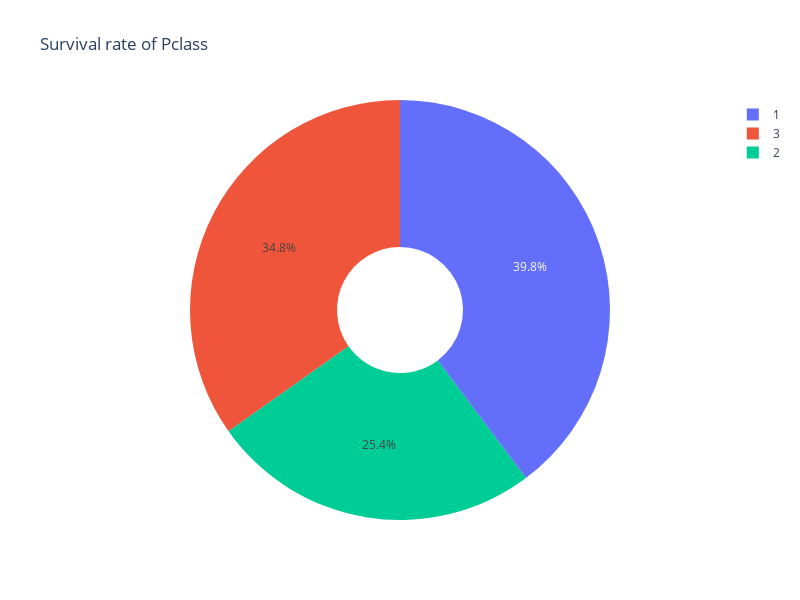

The code cell stored with this chart in its notebook:
### Markdown cell above
Kreisdiagramm:
---
- `data_frame=Survived_df`: Der Datensatz, der für das Diagramm verwendet wird.
- `values='Survived'`: Die Spalte, die die Werte für die Segmentgrößen angibt.
- `names='Pclass'`: Die Spalte, die die Kategorien (Passagierklassen) für die Segmente definiert.
- `title='Survival rate of Pclass'`: Der Titel des Diagramms.
- `hole=0.3`: Macht aus dem Kuchendiagramm ein Donut-Diagramm, indem es die Mitte zu 30 % leer lässt.

### Code cell
fig = px.pie(data_frame=df, 
                values='Survived',
                names='Pclass',
                title='Survival rate of Pclass',
                hole=0.3)
fig.update_layout(width=800, height=600)  
fig.show()

### Figure 1 — Plotly figure (JSON) as saved in the notebook; plotly's stock layout.template omitted (floating-point values rounded to 4 significant figures; data arrays with more than 128 entries replaced by an {"elided": "..."} marker saying what was removed)
{"data": [{"domain": {"x": [0, 1], "y": [0, 1]}, "hole": 0.3, "hovertemplate": "Pclass=%{label}<br>Survived=%{value}<extra></extra>", "labels": {"elided": "891 int values"}, "legendgroup": "", "name": "", "showlegend": true, "type": "pie", "values": {"elided": "891 int values"}}], "layout": {"height": 600, "legend": {"tracegroupgap": 0}, "title": {"text": "Survival rate of Pclass"}, "width": 800}}
